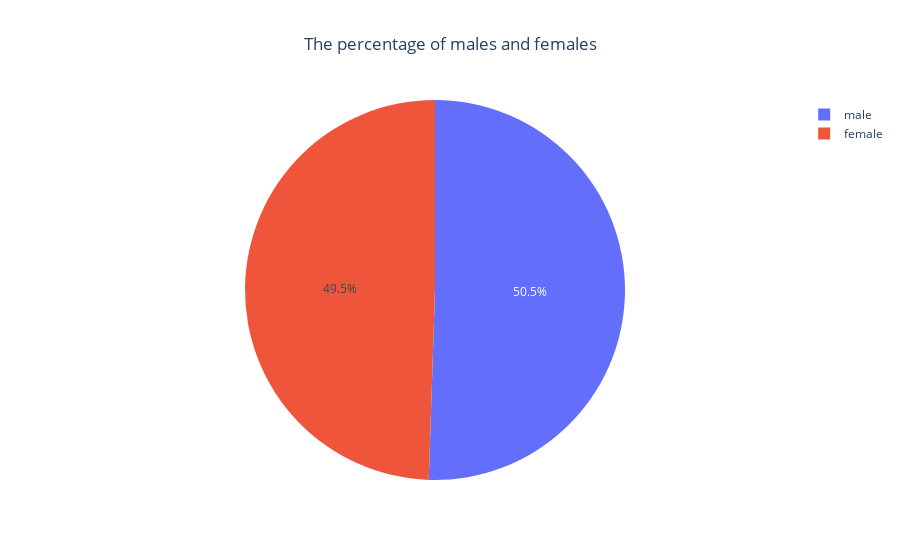

This figure's notebook cell:
### Markdown cell above
##### Exploring each Feature "Sex"

### Code cell
temp=pd.DataFrame(df["sex"].value_counts()).reset_index()
px.pie(temp,names="sex",values="count",title="The percentage of males and females").update_layout(title_x=0.5)

### Figure 1 — Plotly figure (JSON) as saved in the notebook; plotly's stock layout.template omitted (floating-point values rounded to 4 significant figures)
{"data": [{"domain": {"x": [0, 1], "y": [0, 1]}, "hovertemplate": "sex=%{label}<br>count=%{value}<extra></extra>", "labels": ["male", "female"], "legendgroup": "", "name": "", "showlegend": true, "type": "pie", "values": [676, 662]}], "layout": {"legend": {"tracegroupgap": 0}, "title": {"text": "The percentage of males and females", "x": 0.5}}}
